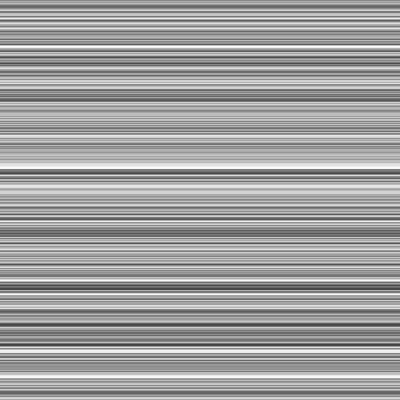
Frame 1 (no input)
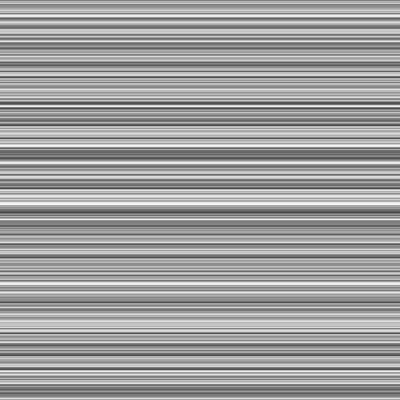
Frame 60 (no input)
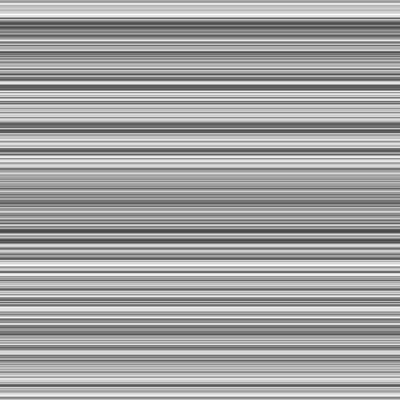
Frame 120 (the mouse pressed at the canvas centre since frame 60)

The p5.js sketch that drew these frames (run headless with seeded random() and noise() and a simulated clock; from frame 60 on, the mouse is pressed at the canvas centre):

// p5.js sketch
// ── sketch.js
var lines = [0,0, 400,0];




function setup() {
    createCanvas(400, 400);

//    for(var i = 0; i <= 10; i++) {
//        console.log(i);
//    }
}

function draw() {
//    frameRate(1);
    background(255);
    for(var i = 0; i <= height; i++) {
        //console.log(i);
        //ellipse(random(width), random(height),10, 10);
        stroke(random(255));
        strokeWeight(1);
        lines[1] = i;
        lines[3] = i;
        line(lines[0],lines[1], lines[2], lines[3]);


    }
}
